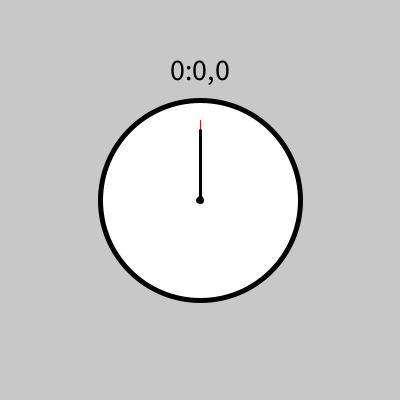
Frame 1 (no input)
Frame 60 (the mouse pressed at the canvas centre just before this capture): identical to frame 1, image omitted
Frame 120 (the mouse held since frame 60 and released just before this capture): identical to frame 1, image omitted

The Processing sketch that drew this single still picture (run headless with seeded random() and noise(); from frame 60 on, the mouse is pressed at the canvas centre):

// Processing sketch: Stoppuhr_VerbesserteVersion
// ── Stoppuhr_VerbesserteVersion.pde
Uhr uhr;


void setup()
{
  size(400,400);
  uhr = new Uhr();
}

void draw()
{
  background(200);
  uhr.aktualisieren();
  uhr.anzeigen(); 
}

void keyPressed()
{
  if(key == 's')
  {
    uhr.starten();
  }
  if(key == 'e')
  {
    uhr.stoppen();
  }
  if(key == 'r')
  {
    uhr.zuruecksetzen();
  }
}

// ── Uhr.pde
class Uhr
{
  private int stunden;
  private int minuten;
  private int sekunden;
  private int zehntel;

  private int x;
  private int y;

  private String anzeige;
  private int radius;
  
  private int startZeit;
  private int vergangeneZeit;
  
  private String zustand;

  Uhr()
  {
    x = 200;
    y = 200;
    radius = 100;
    anzeige = "0:0,0";
    zustand = "zurückgesetzt";
    stunden = 0;
    minuten = 0;
    sekunden = 0;
    zehntel = 0;
  }
  
  void starten()
  {
    startZeit = millis();
    println("Die Startzeit ist: " + startZeit);
    zustand = "laufend";
  }
  
  void stoppen()
  {
    zustand = "gestoppt";
  }
  
  void zuruecksetzen()
  {
    anzeige = "0";
    zustand = "zurückgesetzt";
    stunden = 0;
    minuten = 0;
    sekunden = 0;
    zehntel = 0;
    
  }

  void aktualisieren()
  {
    if(zustand.equals("laufend"))
    {       
      vergangeneZeit = (millis()-startZeit)/100;   
      zehntel = vergangeneZeit % 10;
      
      int s = vergangeneZeit / 10;
      sekunden = s % 60;
      
      int m = s / 60;
      minuten = m % 60;
      
      stunden = m / 60;
            
      anzeige = stunden + ":" + minuten + ":" + sekunden + "," + zehntel;
    }
  }

  void anzeigen()
  {
    // Ziffernblatt
    fill(255);
    strokeWeight(5); // Liniendicke
    stroke(0); 
    circle(x, y, radius*2);
    textAlign(CENTER);
    fill(0);
    textSize(30);
    text(anzeige, x, y - radius - 20);

    // Die Sekundenanzeige
    zeichneSekundenzeiger();
    zeichneMinutenzeiger();
    zeichneStundenzeiger();
    
    circle(x,y,5);
  }

  void zeichneSekundenzeiger()
  {
    float l = radius * 0.8;
    float winkel = sekunden / 60.0 * 2 * PI - PI/2;
    float sx = cos(winkel);
    float sy = sin (winkel);
    stroke(255,0,0);
    strokeWeight(1); // Liniendicke
    line(x, y, x + l*sx, y + l*sy);
  }

  void zeichneMinutenzeiger()
  {
    float l = radius * 0.7;
    float winkel = minuten / 60.0 * 2 * PI - PI/2;
    float sx = cos(winkel);
    float sy = sin (winkel);
    stroke(0);
    strokeWeight(3); // Liniendicke
    line(x, y, x + l*sx, y + l*sy);
  }

  void zeichneStundenzeiger()
  {
    float l = radius * 0.5;
    if (stunden > 12)
    {
      stunden = stunden - 12;
    }
    float winkel = (stunden + minuten/60.0) / 12.0 * 2 * PI - PI/2;
    float sx = cos(winkel);
    float sy = sin (winkel);
    stroke(0);
    strokeWeight(3); // Liniendicke
    line(x, y, x + l*sx, y + l*sy);
  }
}
